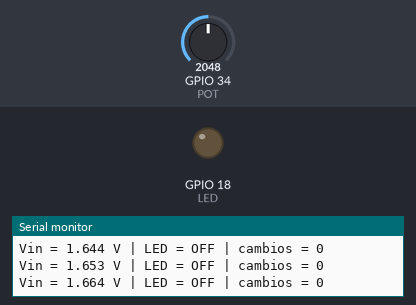
Simulated run of this sketch. Board: ESP32. On the bench: output pins drawn as LEDs (lit = HIGH), the last lines printed to the serial monitor. The inputs (shaded band) are chosen by the test bench; at power-on: GPIO 34 (POT) = 2048. Random numbers use the default seed unless the sketch sets one.

Above: at 1.2 s.
1.3 s: GPIO 34 (POT) set to 2092
At 4.21 s:
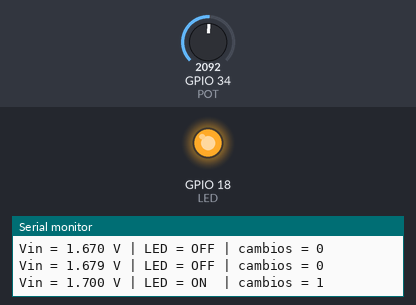
4.3 s: GPIO 34 (POT) set to 1228
At 5.1 s:
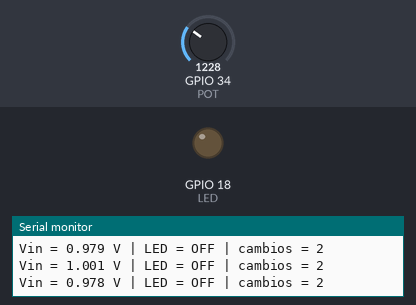
5.8 s: GPIO 34 (POT) set to 2866
At 6.4 s:
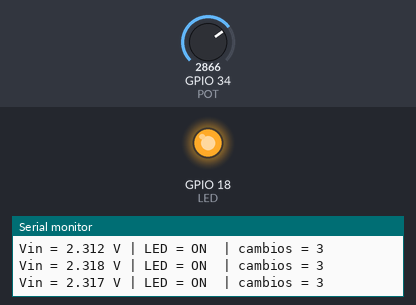
Timing chart, 0 to 8.8 s (numbered marks = the images above; inputs shaded):
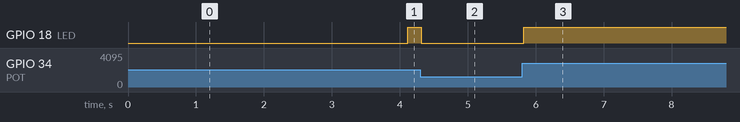

The sketch:

T2_Reto3_LED_histeresis.ino
```cpp
// Taller 2 - Reto 3: LED controlado por el voltaje del potenciometro
// Comparacion con un umbral y, como solucion al parpadeo, histeresis

const int POT = 34;              // cursor del potenciometro (ADC1_CH6)
const int LED = 18;              // LED con resistencia de 330 Ohm en serie
const float UMBRAL = 1.65;       // voltaje de conmutacion (V), mitad del rango
const float BANDA = 0.05;        // media banda de histeresis (V)
const bool USAR_HISTERESIS = true;   // false = comparacion simple con un solo umbral
// el potenciometro simulado no tiene ruido: se suman +/-20 cuentas
const bool SIMULAR_RUIDO = true;

bool ledEncendido = false;
int cambios = 0;                 // cuantas veces ha conmutado el LED

void setup() {
  Serial.begin(115200);
  pinMode(LED, OUTPUT);
  digitalWrite(LED, LOW);
}

void loop() {
  int lectura = analogRead(POT);
  if (SIMULAR_RUIDO) lectura += random(-20, 21);   // ruido agregado para ver el efecto
  float Vin = lectura * 3.3 / 4095.0;

  bool nuevoEstado;
  if (USAR_HISTERESIS) {
    // enciende por encima de UMBRAL + BANDA y apaga por debajo de UMBRAL - BANDA
    if (!ledEncendido && Vin > UMBRAL + BANDA)      nuevoEstado = true;
    else if (ledEncendido && Vin < UMBRAL - BANDA)  nuevoEstado = false;
    else                                            nuevoEstado = ledEncendido;
  } else {
    nuevoEstado = (Vin > UMBRAL);                   // un solo umbral
  }

  if (nuevoEstado != ledEncendido) {
    ledEncendido = nuevoEstado;
    digitalWrite(LED, ledEncendido ? HIGH : LOW);
    cambios++;
  }

  Serial.printf("Vin = %.3f V | LED = %s | cambios = %d\n",
                Vin, ledEncendido ? "ON " : "OFF", cambios);
  delay(100);
}
```

Measured:
- the behaviour switches between 2091 and 2092 on GPIO 34 (POT) (found by bisection; images 0 and 1)
- after the input at 1.3 s, GPIO 18 (LED): LOW → HIGH after 2.8 s
- after the input at 4.3 s, GPIO 18 (LED): HIGH → LOW at once
- after the input at 5.8 s, GPIO 18 (LED): LOW → HIGH at once
